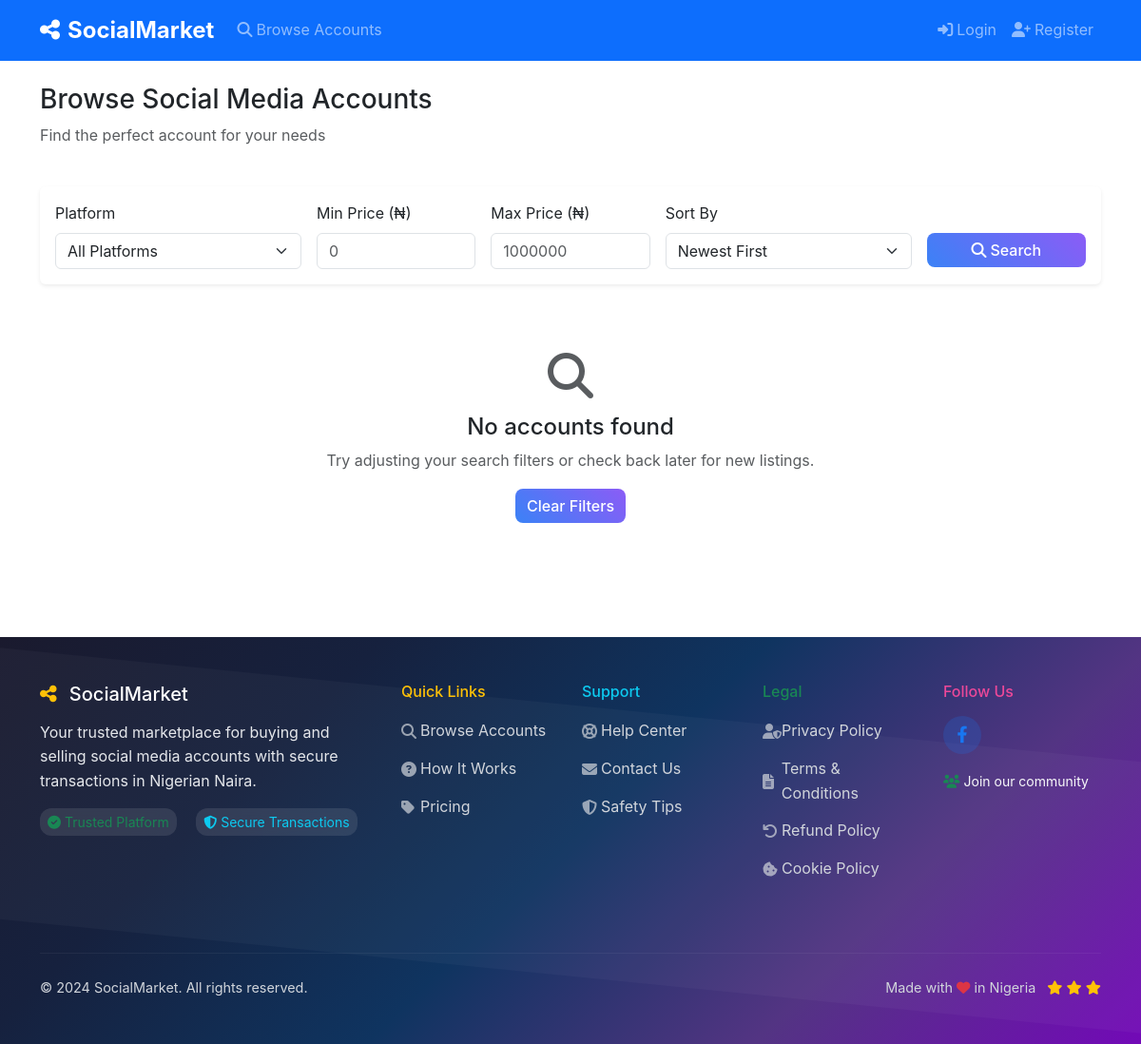
The app's page /browse, older data.
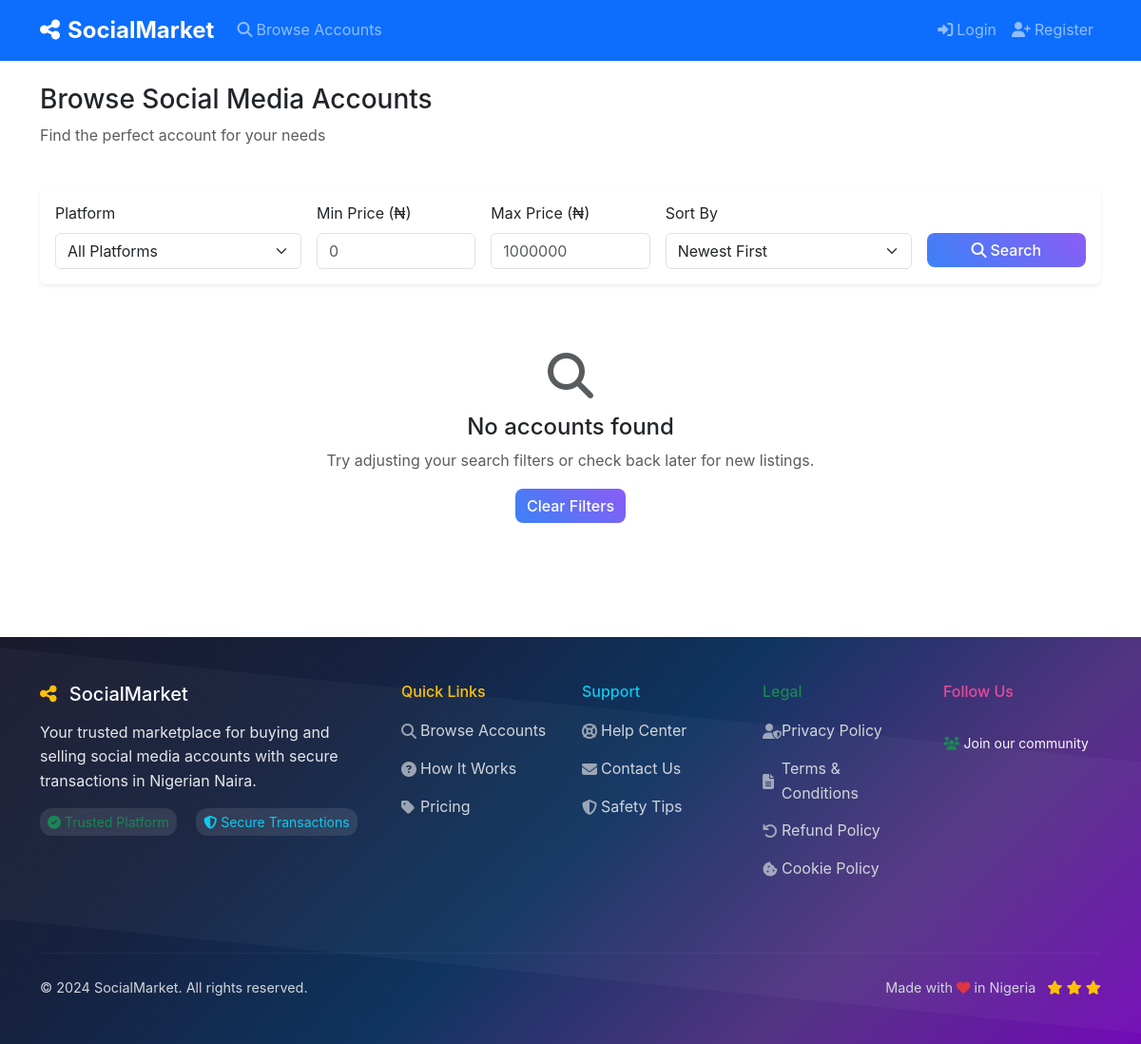
The same page, newer data.
### app.py (the view)
@app.route('/browse')
def browse():
    platform = request.args.get('platform', '')
    min_price = request.args.get('min_price', type=float)
    max_price = request.args.get('max_price', type=float)
    min_followers = request.args.get('min_followers', type=int)
    niche = request.args.get('niche', '')
    sort_by = request.args.get('sort_by', 'created_at')
    order = request.args.get('order', 'desc')
    query = SocialAccount.query.filter_by(status='approved')
    if platform:
        query = query.filter(SocialAccount.platform == platform)
    if min_price:
        query = query.filter(SocialAccount.price >= min_price)
    if max_price:
        query = query.filter(SocialAccount.price <= max_price)
    if min_followers:
        query = query.filter(SocialAccount.followers_count >= min_followers)
    if niche:
        query = query.filter(SocialAccount.niche.contains(niche))
    if sort_by == 'price':
        if order == 'asc':
            query = query.order_by(SocialAccount.price.asc())
        else:
            query = query.order_by(SocialAccount.price.desc())
    elif sort_by == 'followers':
        if order == 'asc':
            query = query.order_by(SocialAccount.followers_count.asc())
        else:
            query = query.order_by(SocialAccount.followers_count.desc())
    else:  # created_at
        if order == 'asc':
            query = query.order_by(SocialAccount.created_at.asc())
        else:
            query = query.order_by(SocialAccount.created_at.desc())
    accounts = query.all()
    platforms = db.session.query(SocialAccount.platform).filter_by(status='approved').distinct().all()
    platforms = [p[0] for p in platforms]
    niches = db.session.query(SocialAccount.niche).filter_by(status='approved').distinct().all()
    niches = [n[0] for n in niches if n[0]]
    return render_template('browse.html',
                         accounts=accounts,
                         platforms=platforms,
                         niches=niches,
                         current_filters={
                             'platform': platform,
                             'min_price': min_price,
                             'max_price': max_price,
                             'min_followers': min_followers,
                             'niche': niche,
                             'sort_by': sort_by,
                             'order': order
                         })

### app.py (called while the page is built)
@app.context_processor
def inject_settings():
    settings = Settings.query.first()
    return dict(settings=settings)

### templates/browse.html (shortened to what the changed rows need)
{% extends "base.html" %}
{% block content %}
<div class="container py-4">
    <div class="row mb-4">
        <div class="col-12">
            <h1 class="h3 mb-2">Browse Social Media Accounts</h1>
        </div>
    </div>
</div>
{% endblock %}

### templates/base.html (shortened to what the changed rows need)
<!DOCTYPE html>
<html lang="en">
<head>
    <link href="https://cdn.jsdelivr.net/npm/bootstrap@5.3.0/dist/css/bootstrap.min.css" rel="stylesheet">
    <link href="https://cdnjs.cloudflare.com/ajax/libs/font-awesome/6.4.0/css/all.min.css" rel="stylesheet">
    <link href="{{ url_for('static', filename='css/style.css') }}" rel="stylesheet">
</head>
<body>
    <main>
        {% block content %}{% endblock %}
    </main>
    <footer class="footer-colorful text-light py-5 mt-5">
        <div class="container">
            <div class="row">
                <div class="col-lg-2 mb-4">
                    <div class="social-links">
                        {% if settings and settings.facebook_url %}
                        <a href="{{ settings.facebook_url }}" class="social-link facebook" target="_blank">
                            <i class="fab fa-facebook-f"></i>
                        </a>
                        {% endif %}
                    </div>
                </div>
            </div>
        </div>
    </footer>
</body>
</html>

Row changes from the older to the newer data that the page shows:
changed Settings "SocialMarket": facebook_url "http://facebook.com/ola" → empty (drawn)
